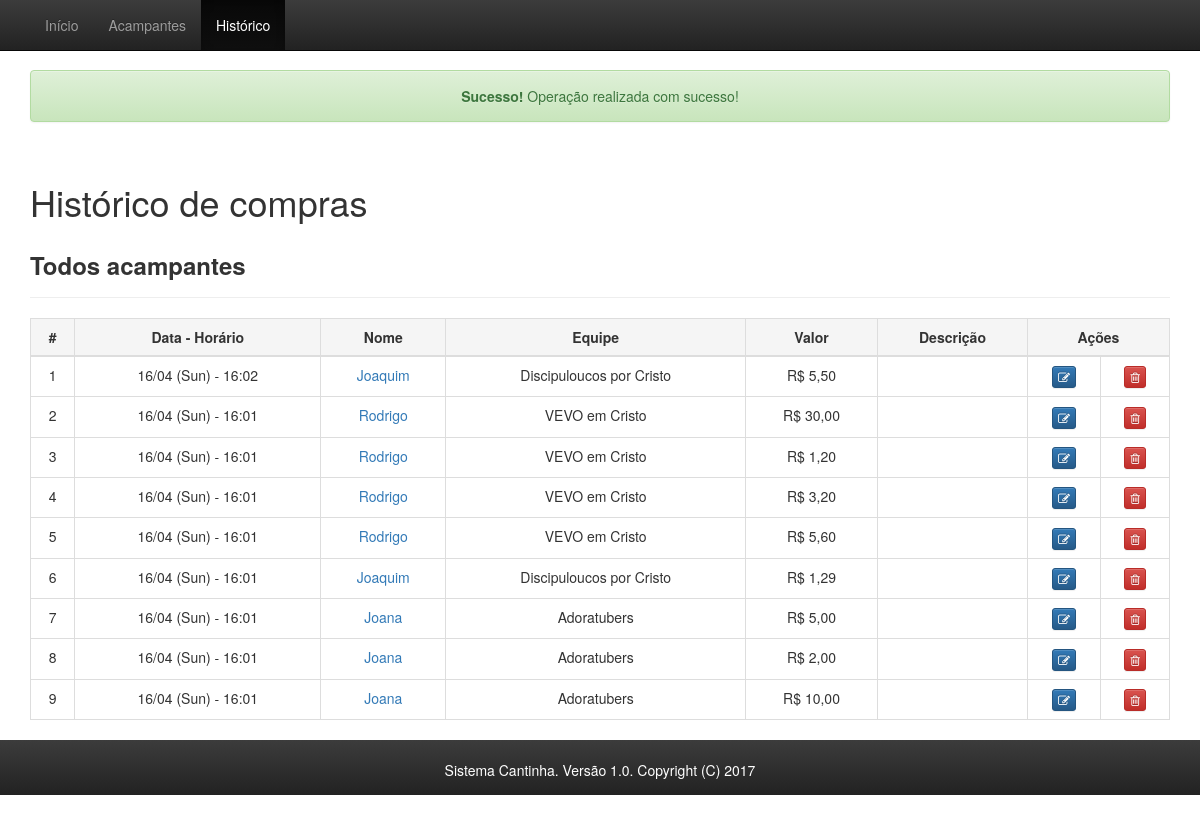
Page /historico.php?success on the earlier database version.
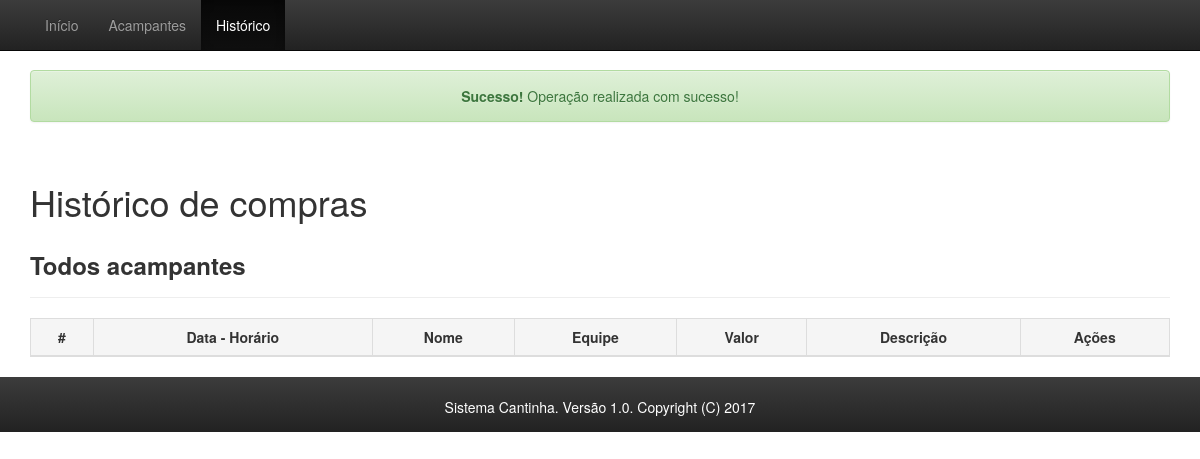
Same page on the later database version.
### tables this page shows
CREATE TABLE IF NOT EXISTS `historico` (
`id` int(255) NOT NULL,
  `acampante_id` int(255) NOT NULL,
  `valor_compra` decimal(5,2) NOT NULL,
  `descricao` varchar(255) NOT NULL,
  `timestamp` timestamp NOT NULL DEFAULT CURRENT_TIMESTAMP
);

CREATE TABLE IF NOT EXISTS `acampantes` (
  `nome` varchar(60) NOT NULL,
  `conta` decimal(5,2) DEFAULT NULL,
  `equipe` varchar(30) NOT NULL,
`id` int(255) NOT NULL
);

### historico.php (the view, shortened to what this page needs)
<?php
	include_once("header.php");
	$quantidade=30;
	$pagina = (isset($_GET['pagina'])) ? (int)$_GET['pagina'] : 1;
	$inicio = ($quantidade * $pagina) - $quantidade;
	$acampante_id = isset($_GET["id"]) ? $_GET["id"] : 0;
	$compras=mysql_query("SELECT * FROM historico " . ($acampante_id > 0 ? "WHERE acampante_id=$acampante_id " : "") . "ORDER BY timestamp DESC LIMIT $inicio, $quantidade");
?>
<div class="container theme-showcase" role="main">
	<?php if (isset($_GET["success"])) { ?>
		<div class="alert alert-success" role="alert">
			<center><strong>Sucesso!</strong> Opera&ccedil;&atilde;o realizada com sucesso!</center>
		</div>
	<?php } ?>
	<div class="page-header">
		<div class="row">
			<div class="col-sm-6">
				<h1>Histórico de compras</h1>
			</div>
			<div class="col-sm-6 text-right h2">
			</div>
		</div>
		<?php if ($acampante_id > 0) { ?>
			<h3><b>Acampante: </b><?=$acampante["nome"]?> - <?=$acampante["equipe"]?></h3>
			<h4><b>Saldo: </b><?='R$ '.number_format($acampante["conta"], 2, ',', '.')?></h4>
			<a href="historico.php">Histórico de todos os acampantes</a>
		<?php } else { ?>
			<h3><b>Todos acampantes</b></h3>
		<?php } ?>
	</div>
	<div class="row">
		<div class="col-md-12">
			<table class="table table-hover table-bordered responsive-table">
				<thead>
					<tr class="active">
						<th style="text-align: center">#</th>
						<th style="text-align: center">Data - Horário</th>
						<?php if ($acampante_id == 0) { ?>
						<th style="text-align: center">Nome</th>
						<th style="text-align: center">Equipe</th>
						<?php } ?>
						<th style="text-align: center">Valor</th>
						<th style="text-align: center">Descrição</th>
						<th style="text-align: center" colspan="2">A&ccedil;&otilde;es</th>
					</tr>
				</thead>
				<tbody>
				<?php $num=1; ?>
				<?php while ($compra = mysql_fetch_array($compras)) { ?>
					<tr>
						<td align="center"><?=$num++?></td>
						<td align="center"><?=strftime('%d/%m (%a) - %H:%M', strtotime($compra["timestamp"]));?></td>
						<?php if ($acampante_id == 0) {
							$sql=mysql_query("SELECT * FROM acampantes WHERE id=".$compra['acampante_id']);
							$acampante=mysql_fetch_array($sql);
						?>
						<td align="center"><a href="historico.php?id=<?=$acampante['id']?>"><?=$acampante['nome']?></a></td>
						<td align="center"><?=$acampante["equipe"]?></td>
						<?php } ?>
						<td align="center"><?='R$ '.number_format($compra["valor_compra"], 2, ',', '.')?></td>
						<td align="center"><?=$compra["descricao"]?></td>
						<td align="center"><a class="btn btn-primary btn-xs" title="Editar" href=<?="editando_historico.php?acampante_id=".$compra['acampante_id']."&compra_id=".$compra['id']?>><i class="fa fa-pencil-square-o"></i></a></td>
						<td align="center"><a class="btn btn-danger btn-xs" title="Excluir" href="excluir_historico.php?id=<?=$compra['id']?>" onclick="return confirm('Deseja mesmo excluir?');"><i class="fa fa-trash-o"></i></a></td>
					</tr>
				<?php } ?>
				</tbody>
			</table>
		</div>
	</div>
</div>
<?php include_once("footer.php");?>

Differences in the rows shown:
removed historico: timestamp "16/04 (Sun) - 16:02", acampante.nome "Joaquim", acampante.equipe "Discipuloucos por Cristo", valor_compra "5,50"
removed historico: timestamp "16/04 (Sun) - 16:01", acampante.nome "Rodrigo", acampante.equipe "VEVO em Cristo", valor_compra "30,00"
removed historico: timestamp "16/04 (Sun) - 16:01", acampante.nome "Rodrigo", acampante.equipe "VEVO em Cristo", valor_compra "1,20"
removed historico: timestamp "16/04 (Sun) - 16:01", acampante.nome "Rodrigo", acampante.equipe "VEVO em Cristo", valor_compra "3,20"
removed historico: timestamp "16/04 (Sun) - 16:01", acampante.nome "Rodrigo", acampante.equipe "VEVO em Cristo", valor_compra "5,60"
removed historico: timestamp "16/04 (Sun) - 16:01", acampante.nome "Joaquim", acampante.equipe "Discipuloucos por Cristo", valor_compra "1,29"
removed historico: timestamp "16/04 (Sun) - 16:01", acampante.nome "Joana", acampante.equipe "Adoratubers", valor_compra "5,00"
removed historico: timestamp "16/04 (Sun) - 16:01", acampante.nome "Joana", acampante.equipe "Adoratubers", valor_compra "2,00"
removed historico: timestamp "16/04 (Sun) - 16:01", acampante.nome "Joana", acampante.equipe "Adoratubers", valor_compra "10,00"
